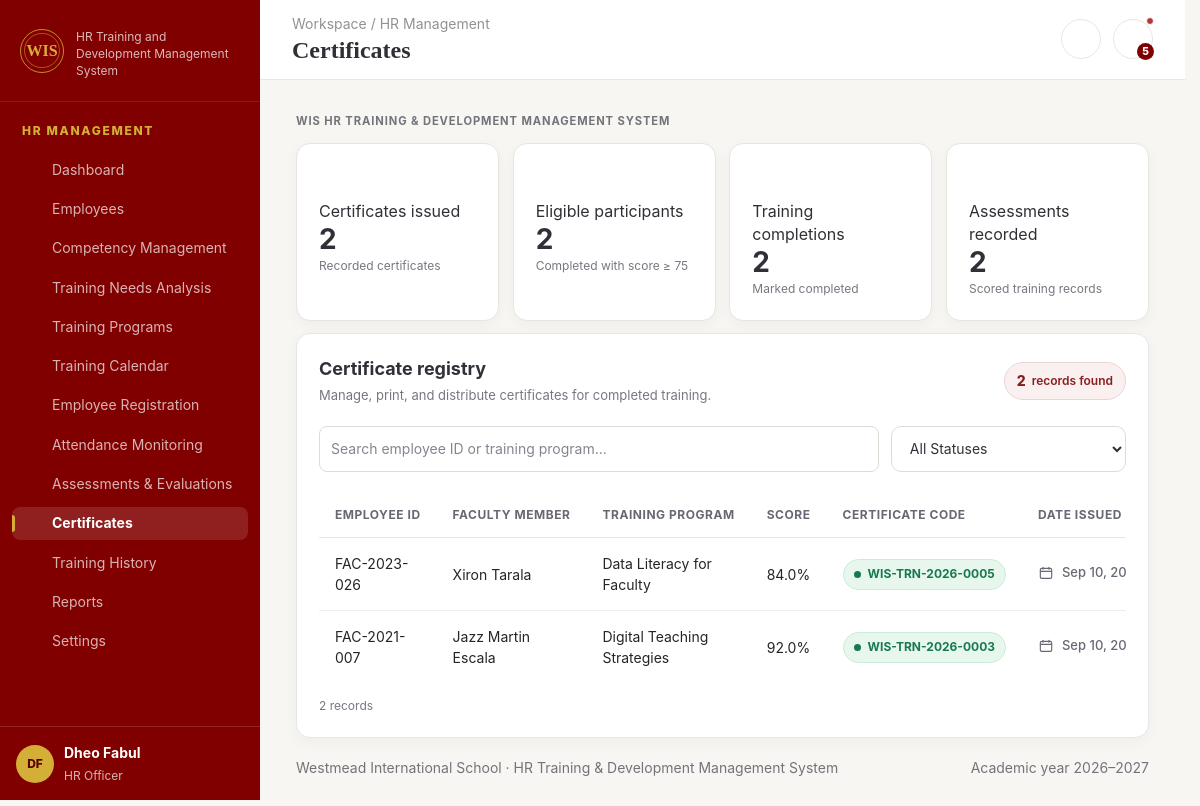
Screenshot of /admin/certificates.php (signed in) with the database file from the repository.
### tables this page shows
CREATE TABLE `registrations` (
  `id` int(10) UNSIGNED NOT NULL,
  `employee_id` int(10) UNSIGNED NOT NULL,
  `program_id` int(10) UNSIGNED NOT NULL,
  `status` enum('Registered','In Progress','Completed','Withdrawn') NOT NULL DEFAULT 'Registered',
  `registered_at` timestamp NOT NULL DEFAULT current_timestamp()
);

CREATE TABLE `employees` (
  `id` int(10) UNSIGNED NOT NULL,
  `employee_code` varchar(30) NOT NULL,
  `first_name` varchar(80) NOT NULL,
  `last_name` varchar(80) NOT NULL,
  `email` varchar(160) NOT NULL,
  `phone` varchar(35) DEFAULT NULL,
  `department` varchar(100) NOT NULL,
  `job_title` varchar(120) NOT NULL,
  `specialization` varchar(120) NOT NULL,
  `hire_date` date DEFAULT NULL,
  `employment_status` enum('Active','On Leave','Inactive') NOT NULL DEFAULT 'Active',
  `created_at` timestamp NOT NULL DEFAULT current_timestamp()
);

CREATE TABLE `training_programs` (
  `id` int(10) UNSIGNED NOT NULL,
  `title` varchar(180) NOT NULL,
  `category` varchar(120) NOT NULL,
  `specialization` varchar(120) NOT NULL,
  `description` text DEFAULT NULL,
  `trainer_user_id` int(10) UNSIGNED DEFAULT NULL,
  `start_date` date NOT NULL,
  `end_date` date DEFAULT NULL,
  `start_time` time DEFAULT NULL,
  `venue` varchar(160) DEFAULT NULL,
  `capacity` smallint(5) UNSIGNED NOT NULL DEFAULT 30,
  `status` enum('Draft','Upcoming','Ongoing','Completed','Cancelled') NOT NULL DEFAULT 'Upcoming',
  `created_by` int(10) UNSIGNED DEFAULT NULL,
  `created_at` timestamp NOT NULL DEFAULT current_timestamp()
);

CREATE TABLE `certificates` (
  `id` int(10) UNSIGNED NOT NULL,
  `registration_id` int(10) UNSIGNED NOT NULL,
  `certificate_code` varchar(50) NOT NULL,
  `issued_at` date NOT NULL,
  `approved_by` int(10) UNSIGNED DEFAULT NULL
);

### admin/certificates.php (called while the page is built, shortened)
<?php
require_once __DIR__ . '/../includes/page_bootstrap.php';
require_once __DIR__ . '/../includes/layout.php';
require_once __DIR__ . '/../includes/renderers/certificates.php';
$content = render_certificates($pdo, $user);

### includes/page_bootstrap.php (called while the page is built, shortened)
<?php
require_once __DIR__ . '/../config/db.php';
require_once __DIR__ . '/functions.php';
require_once __DIR__ . '/actions.php';
require_once __DIR__ . '/render_helpers.php';
require_once __DIR__ . '/layout.php';
$user = current_user();

### includes/renderers/certificates.php (the view, shortened to what this page needs)
<?php
function render_certificates(PDO $pdo, array $user): string
{
    $role = strtolower(trim((string) ($user['role'] ?? '')));
    $sql = '
        SELECT
            r.id AS registration_id,
            e.employee_code,
            e.first_name,
            e.last_name,
            e.email AS employee_email,
            p.title,
            ev.score,
            c.certificate_code,
            c.issued_at
        FROM registrations r
        INNER JOIN employees e
            ON e.id = r.employee_id
        INNER JOIN training_programs p
            ON p.id = r.program_id
        INNER JOIN evaluations ev
            ON ev.registration_id = r.id
        LEFT JOIN certificates c
            ON c.registration_id = r.id
        WHERE r.status = ?
          AND ev.score >= ?
    ';
    $params = ['Completed', 75];
    $sql .= ' ORDER BY c.issued_at DESC, r.id DESC';
    $stmt = $pdo->prepare($sql);
    $stmt->execute($params);
    $rowsData = $stmt->fetchAll(PDO::FETCH_ASSOC);
    $registryCount = count($rowsData);
    $rows = [];
    foreach ($rowsData as $record) {
        $registrationId = (int) $record['registration_id'];
        $employeeName = trim(
            (string) ($record['first_name'] ?? '')
                . ' '
                . (string) ($record['last_name'] ?? '')
        );
        $employeeCode = (string) ($record['employee_code'] ?? '');
        $employeeEmail = trim((string) ($record['employee_email'] ?? ''));
        $programTitle = (string) ($record['title'] ?? '');
        $certificateCode = trim(
            (string) ($record['certificate_code'] ?? '')
        );
        $issuedAt = trim((string) ($record['issued_at'] ?? ''));
        $hasCertificate = $certificateCode !== '';
        $certificate = $hasCertificate
            ? '<span class="badge badge-success certificate-status">'
            . '<span class="certificate-status-dot" aria-hidden="true"></span>'
            . h($certificateCode)
            . '</span>'
            : '<span class="badge badge-warn certificate-status">'
            . '<span class="certificate-status-dot" aria-hidden="true"></span>'
            . 'Eligible to issue'
            . '</span>';
        if ($hasCertificate) {
            $timestamp = $issuedAt !== ''
                ? strtotime($issuedAt)
                : false;
            $dateAction = $timestamp !== false
                ? '<span class="certificate-issued-date">'
                . '<svg viewBox="0 0 24 24" aria-hidden="true">'
                . '<rect x="3.5" y="5" width="17" height="15" rx="2"/>'
                . '<path d="M7.5 3.5v3M16.5 3.5v3M3.5 9.5h17"/>'
                . '</svg>'
                . h(date('M j, Y', $timestamp))
                . '</span>'
                : '<span class="certificate-issued-date certificate-date-unknown">'
                . 'Date unavailable'
                . '</span>';
        } else {
            $dateAction = '<span class="certificate-review-status">'
                . 'Pending HR review'
                . '</span>';
        }
        if ($hasCertificate) {
            $printAction = '<button type="button" '
                . 'class="certificate-action-btn certificate-print-btn" '
                . 'data-certificate-print '
                . 'data-employee="' . h($employeeName) . '" '
                . 'data-employee-id="' . h($employeeCode) . '" '
                . 'data-program="' . h($programTitle) . '" '
                . 'data-score="' . h(number_format((float) $record['score'], 1)) . '" '
                . 'data-certificate-code="' . h($certificateCode) . '" '
                . 'data-issued-at="' . h($issuedAt) . '" '
                . 'aria-label="Print certificate for ' . h($employeeName) . '" '
                . 'title="Print certificate">'
                . '<i class="fa fa-print" aria-hidden="true"></i>'
                . '</button>';
        }
        if ($hasCertificate && $role === 'admin') {
            if (filter_var($employeeEmail, FILTER_VALIDATE_EMAIL)) {
                $sendAction = '<form method="post" class="certificate-send-form">'
                    . '<input type="hidden" name="csrf_token" value="'
                    . h(csrf_token())
                    . '">'
                    . '<input type="hidden" name="action" value="send_certificate_email">'
                    . '<input type="hidden" name="registration_id" value="'
                    . $registrationId
                    . '">'
                    . '<button type="submit" '
                    . 'class="certificate-action-btn certificate-send-btn" '
                    . 'title="Send certificate by email" '
                    . 'aria-label="Send certificate to ' . h($employeeName) . '">'
                    . '<i class="fa fa-paper-plane" aria-hidden="true"></i>'
                    . '</button>'
                    . '</form>';
            } else {
                $sendAction = '<span class="certificate-send-unavailable" '
                    . 'title="Employee email unavailable">'
                    . '<i class="fa fa-envelope" aria-hidden="true"></i>'
                    . '</span>';
            }
        } else {
            $sendAction = '<span class="certificate-send-unavailable" '
                . 'title="' . ($hasCertificate ? 'Admin only' : 'Issue certificate first') . '">'
                . '<i class="fa-solid fa-envelope" aria-hidden="true"></i>'
                . '</span>';
        }
        $actions = '<div class="certificate-row-actions">'
            . $printAction
            . $sendAction
            . '</div>';
        $rows[] = [
            h($employeeCode),
            h($employeeName !== '' ? $employeeName : 'Unknown employee'),
            h($programTitle),
            h(number_format((float) $record['score'], 1) . '%'),
            $certificate,
            $dateAction,
            $actions,
        ];
    }
    $metrics = '<div class="metrics four">'
        . metric(
            'Certificates issued',
            db_count($pdo, 'certificates'),
            'Recorded certificates',
            'award',
            'green'
        )
        . metric(
            'Eligible participants',
            $registryCount,
            'Completed with score ≥ 75',
            'check',
            'gold'
        )
        . metric(
            'Training completions',
            db_count($pdo, 'registrations', "status='Completed'"),
            'Marked completed',
            'book'
        )
        . metric(
            'Assessments recorded',
            db_count($pdo, 'evaluations'),
            'Scored training records',
            'chart',
            'blue'
        )
        . '</div>';
    $registryHeader = '<div class="certificate-registry-header">'
        . '<div class="certificate-registry-heading">'
        . '<h2>Certificate registry</h2>'
        . '<p>Manage, print, and distribute certificates for completed training.</p>'
        . '</div>'
        . '<span class="certificate-registry-count">'
        . '<strong class="certificate-registry-count-number">'
        . $registryCount
        . '</strong>'
        . '<span>'
        . ($registryCount === 1 ? 'record found' : 'records found')
        . '</span>'
        . '</span>'
        . '</div>';
    $toolbar = '<div class="certificate-toolbar">'
        . '<label class="certificate-search">'
        . '<span class="sr-only">Search certificates</span>'
        . '<input type="search" data-certificate-search '
        . 'placeholder="Search employee ID or training program..." '
        . 'aria-label="Search certificates">'
        . '</label>'
        . '<label class="certificate-status-filter">'
        . '<span class="sr-only">Filter by certificate status</span>'
        . '<select data-certificate-status aria-label="Filter by certificate status">'
        . '<option value="">All Statuses</option>'
        . '<option value="issued">Issued</option>'
        . '<option value="eligible">Eligible to issue</option>'
        . '</select>'
        . '</label>'
        . '</div>';
    return '<div class="certificates-page">'
        . page_intro(
            '',
            ''
        )
        . $metrics
        . '<section class="card certificates-registry-card">'
        . $registryHeader
        . $toolbar
        . '<div class="certificates-table-wrap" data-max-rows="5">'
        . render_table(
            [
                'Employee ID',
                'Faculty member',
                'Training program',
                'Score',
                'Certificate code',
                'Date issued',
                'Actions',
            ],
            $rows,
            'No completed registrations qualify for a certificate yet.'
        )
        . '</div>'
        . '<p class="certificate-visible-count" data-certificate-visible-count>'
        . $registryCount
        . ($registryCount === 1 ? ' record' : ' records')
        . '</p>'
        . '</section>'
        . '</div>';
}

### includes/render_helpers.php (shortened to what this page needs)
<?php
function render_table(
    array $headers,
    array $rows,
    string $empty = 'No records found.'
): string {
    $columnCount = count($headers);
    $html = '<div class="table-wrap">'
        . '<table class="data-table">'
        . '<thead><tr>';
    foreach ($headers as $header) {
        $html .= '<th scope="col">' . h((string)$header) . '</th>';
    }
    $html .= '</tr></thead><tbody>';
    if ($rows === []) {
        $html .= '<tr class="table-empty-row"><td colspan="'
            . $columnCount
            . '"><span>' . h($empty) . '</span></td></tr>';
    } else {
        foreach ($rows as $row) {
            $html .= '<tr>';
            foreach (array_slice(array_values($row), 0, $columnCount) as $cell) {
                $html .= '<td>' . (string)$cell . '</td>';
            }
            $missingCells = $columnCount - count($row);
            for ($i = 0; $i < $missingCells; $i++) {
                $html .= '<td></td>';
            }
            $html .= '</tr>';
        }
    }
    return $html . '</tbody></table></div>';
}
function page_intro(string $title, string $description, string $action = ''): string
{
    return '<div class="page-intro">'
        . '<div class="page-intro-copy">'
        . '<span class="eyebrow">WIS HR Training & Development Management System</span>'
        . '</div>'
        . ($action !== '' ? '<div class="page-intro-actions">' . $action . '</div>' : '')
        . '</div>';
}

### assets/style.css (style rules this page uses)
:root { --font-heading: Georgia, "Times New Roman", serif; --font-body: Inter, ui-sans-serif, system-ui, -apple-system, BlinkMacSystemFont, "Segoe UI", sans-serif; --text-xs: .75rem; --text-sm: .875rem; --text-base: 1rem; --text-lg: 1.125rem; --text-xl: 1.5rem; --text-2xl: 2rem; --text-metric: 1.5rem; --page: #f7f6f3; --surface: #ffffff; --card-border: #e7e1d9; --ink: #2f3035; --ink-strong: #2a2927; --muted: #73747a; --muted-soft: #6b6761; --maroon: #800000; --maroon-dark: #590000; --maroon-soft: #f8eded; --gold: #d4af37; --gold-soft: #fff8df; --cream: #fff9ed; --line: #e9e7e2; --green: #237a57; --green-soft: #eaf7f1; --red: #b53939; --red-soft: #fceded; --blue: #326ca8; --blue-soft: #edf4fb; --shadow: 0 8px 28px rgba(36, 24, 20, .06); font-family: var(--font-body); font-size: var(--text-base); color: var(--ink); background: var(--page); font-synthesis: none; }
*, *::before, *::after { box-sizing: border-box; }
html { min-height: 100%; overflow-y: scroll; scrollbar-gutter: stable; }
body { margin: 0; min-width: 320px; min-height: 100vh; font-family: var(--font-body); color: var(--ink); background: #f7f6f3; line-height: 1.45; }
button, input, select, textarea { font: inherit; }
svg { flex: none; }
h1, h2, h3, h4, p { overflow-wrap: anywhere; }
h1, h2, h3, h4 { color: inherit; }
input, select, textarea { max-width: 100%; }
input:not([type="checkbox"]):not([type="radio"]), select, textarea { width: 100%; min-height: 40px; padding: 9px 11px; border: 1px solid #dedbd5; border-radius: 8px; color: var(--ink); background: #fff; }
.card { min-width: 0; padding: 20px; border: 1px solid var(--line); border-radius: 14px; background: #fff; box-shadow: var(--shadow); }
.table-wrap, .table-responsive { width: 100%; min-width: 0; overflow-x: auto; overscroll-behavior-x: contain; }
table { width: 100%; max-width: 100%; border-collapse: collapse; }
th, td { padding: 12px 14px; border-bottom: 1px solid #efede9; text-align: left; vertical-align: middle; }
th { color: #77777a; background: #faf9f7; font-size: var(--text-xs); font-weight: 800; letter-spacing: .06em; text-transform: uppercase; }
td { font-size: var(--text-sm); }
.badge { display: inline-flex; align-items: center; justify-content: center; gap: 5px; padding: 5px 10px; border-radius: 99px; font-size: var(--text-xs); font-weight: 800; white-space: nowrap; }
.badge-success { color: #176447; background: #e6f5ed; }
.eyebrow { color: var(--muted, #73747a); font-size: .7rem; font-weight: 700; letter-spacing: .08em; text-transform: uppercase; }

### includes/layout.php (style rules this page uses)
html { overflow-y: scroll; scrollbar-gutter: stable; }
.table-wrap { min-width: 0; scrollbar-gutter: stable; overscroll-behavior: contain; }

### rows the page displays
registrations: employee.employee_code "FAC-2023-026", cell "Xiron Tarala", program.title "Data Literacy for Faculty", cell "84.0%"
certificates: certificate_code "WIS-TRN-2026-0005", issued_at "Sep 10,…"
registrations: employee.employee_code "FAC-2021-007", cell "Jazz Martin Escala", program.title "Digital Teaching Strategies", cell "92.0%"
certificates: certificate_code "WIS-TRN-2026-0003", issued_at "Sep 10,…"

### other values shown
$roleText "HR MANAGEMENT"
$label "Dashboard"
$label "Employees"
$label "Competency Management"
$label "Training Needs Analysis"
$label "Training Programs"
$label "Training Calendar"
$label "Employee Registration"
$label "Attendance Monitoring"
$label "Assessments & Evaluations"
$label "Certificates"
$label "Training History"
$label "Reports"
$label "Settings"
$initial "DF"
